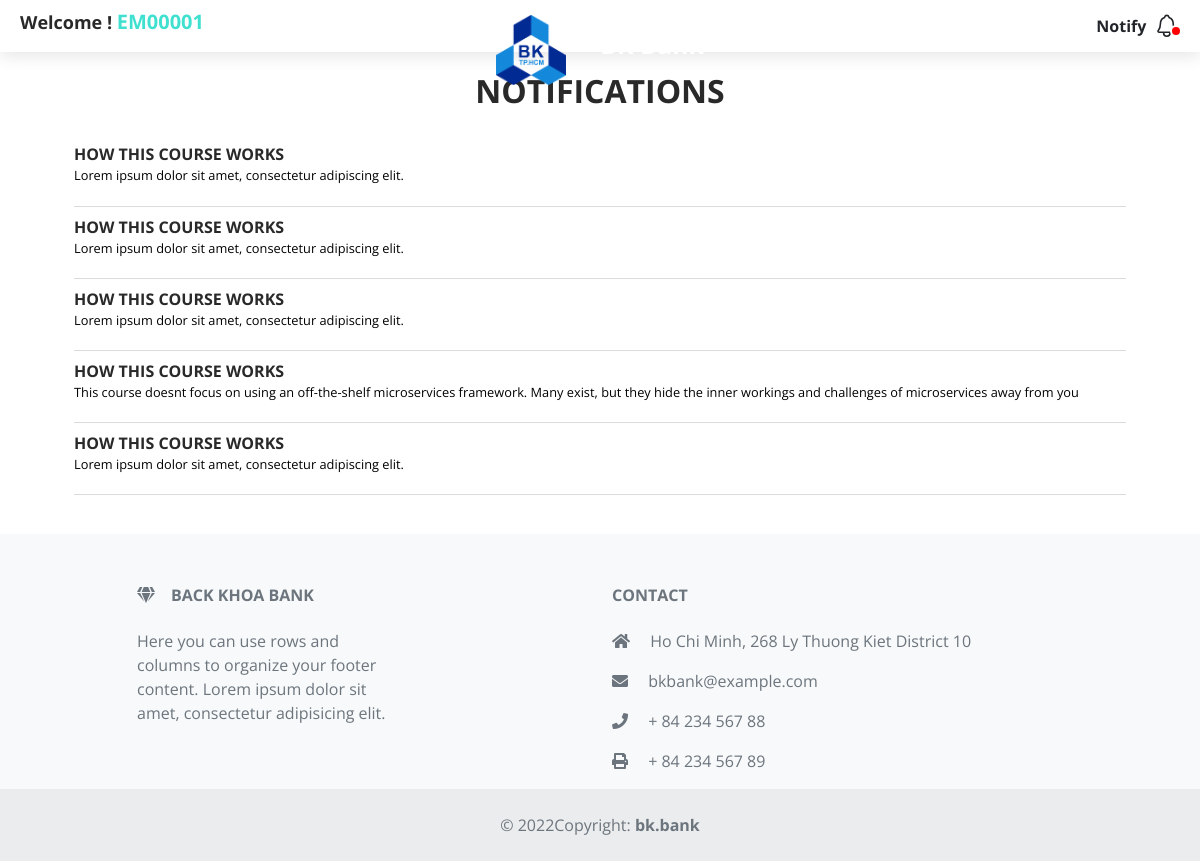
Page /pages/notify.php (signed in) on the earlier database version.
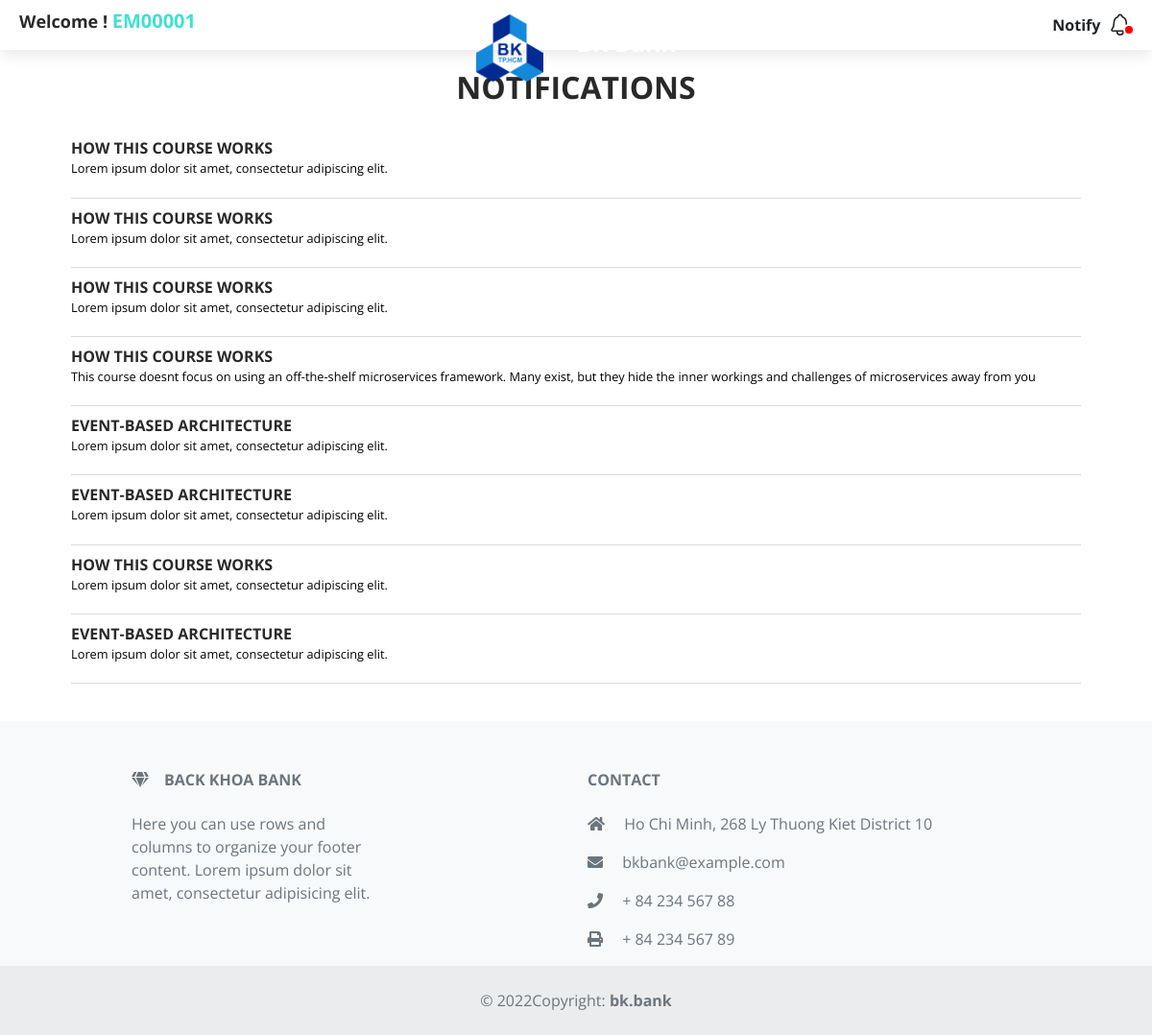
Same page on the later database version.
### tables this page shows
CREATE TABLE
    `notify` (
        `id` int(11) NOT NULL PRIMARY KEY AUTO_INCREMENT,
        `title` varchar(255) NOT NULL,
        `role` enum('admin', 'employee') NOT NULL DEFAULT 'employee',
        `content` varchar(255) NOT NULL,
        `created_At` timestamp NOT NULL DEFAULT current_timestamp() ON UPDATE current_timestamp()
    );

### pages/notify.php (the view, shortened to what this page needs)
<?php
    include '../components/Navigation__Bar.php';
    ?>
<?php include '../components/User_Name.php' ?>
<div class="container" id="add_page">
  <div class="row text-center">
    <?php
    echo "
             <h2>Notifications</h2>
      ";
      ?>
  </div>
  <div>
    <ul class='notify-content'>
      <?php
      $role= $_SESSION['ROLE_INFOR'];
          $sql_command = "SELECT * FROM notify WHERE role='$role' ORDER BY id DESC";
          $result = $con->query($sql_command);
          if ($result->num_rows > 0) {
            while($row = $result->fetch_assoc()) {
              ?>
      <li>
        <div class='content-link'>
          <div class='title-notification'>
            <p><?php echo $row['title']; ?> </p>
          </div>
          <div class='content-notification'>
            <p style='color: black !important;font-weight:normal !important; text-transform:none; font-size:0.8rem'>
              <?php echo $row['content']; ?></p>
          </div>
      </li>
      <?php } ?>
      <?php } ?>
    </ul>
  </div>
</div>
<?php
    include '../components/Footer.php';
?>

Differences in the rows shown:
now on this page (row edited): notify: title "EVENT-BASED ARCHITECTURE", content "Lorem ipsum dolor sit amet, consectetur adipiscing elit."
now on this page (row edited): notify: title "EVENT-BASED ARCHITECTURE", content "Lorem ipsum dolor sit amet, consectetur adipiscing elit."
now on this page (row edited): notify: title "EVENT-BASED ARCHITECTURE", content "Lorem ipsum dolor sit amet, consectetur adipiscing elit."
